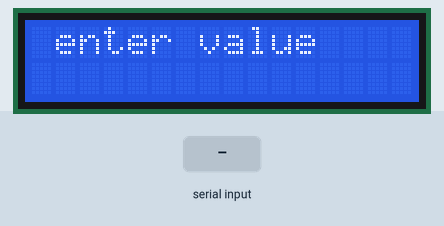
A sketch run on a simulated Arduino Uno, built with avr-gcc and run on an emulated ATmega328P. On the bench: 16×2 character LCD. The test bench sets the inputs (shaded band).

Above: at 1.2 s.
1.3 s: "~" received over the second serial link
At 1.8 s:
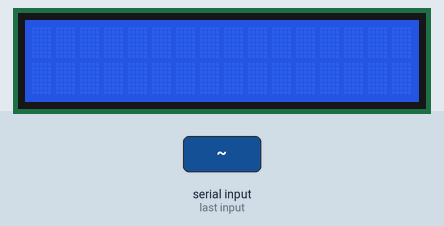
4.3 s: "_" received over the second serial link
At 5.2 s:
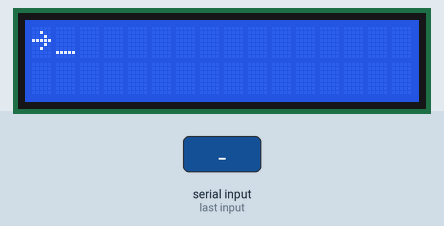
5.8 s: "_" received over the second serial link
7.3 s: "_" received over the second serial link
At 8.5 s:
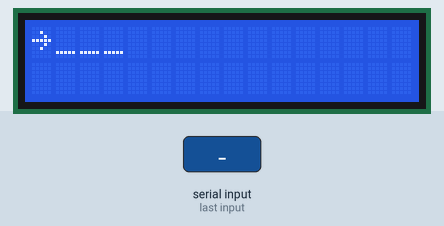
8.8 s: "_" received over the second serial link
Timing chart, 0 to 11.3 s (numbered marks = the images above; inputs shaded):
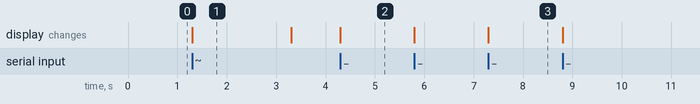

The sketch:

aurdino_chk.ino
```cpp
#include<LiquidCrystal.h>
LiquidCrystal lcd(7,6,5,4,3,2);
char p[50];
int store,a,m;
#include<SoftwareSerial.h>
SoftwareSerial mySerial(10,11);

void setup()
{
  lcd.begin(16,2);
  lcd.print(" enter value ");
  lcd.setCursor(0,1);
  mySerial.begin(19200);
}
void loop()
{
k:
      if(mySerial.available() > 0)
      {
        p[m]=mySerial.read();
        lcd.print(p[m]);
        if(p[m]=='~')
        {
        lcd.clear();
        delay(2000);
        lcd.print(p);
        }
        if(p[m]=='_')
        {
          m=0;
          goto k;
        }
        m++;
      }
}
```

Measured:
- after the input at 1.3 s, the display: changes at once (image 1)
- after the input at 4.3 s, the display: changes at once (image 2)
- after the input at 7.3 s, the display: changes at once (image 3)
- what the display in image 1 shows lasts 2.0 s, from 1.3 s to 3.3 s
